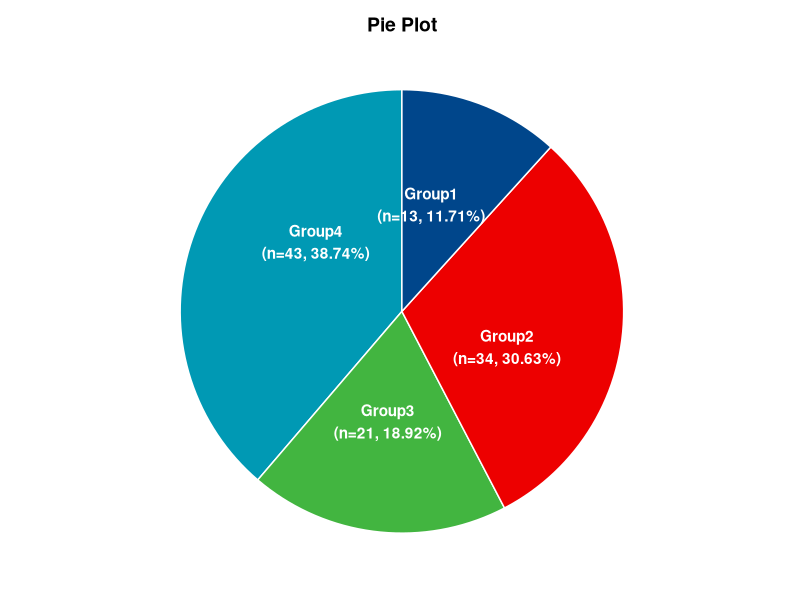

This chart was generated by the following R code:
## ---- chunk 1
# 安装包
if (!requireNamespace("ggplot2", quietly = TRUE)) {
  install.packages("ggplot2")
}
if (!requireNamespace("dplyr", quietly = TRUE)) {
  install.packages("dplyr")
}

# 加载包
library(ggplot2)
library(dplyr)
## ---- chunk 2
# 加载数据
data <- read.delim("files/Hiplot/141-pie-data.txt", header = T)

# 整理数据格式
colnames(data) <- c("Group", "Value")
data <- data %>%
  arrange(desc(Group)) %>%
  mutate(prop = Value / sum(data$Value) * 100) %>%
  mutate(ypos = Value / length(unique(Group)) +
           c(0, cumsum(Value)[-length(Value)]) + 5)

# 查看数据
head(data)
## ---- chunk 3
#| label: fig-1pie
#| fig-cap: "饼图"
#| out.width: "95%"
#| fig-height: 5
#| fig-width: 6
#| warning: false
#| error: false
#| message: false

# 饼图
p <- ggplot(data, aes(x = "", y = Value, fill = Group)) +
  geom_col(width = 1) +
  geom_bar(stat = "identity", width = 1, color = "white") +
  geom_text(aes(y = ypos, 
                label = sprintf("%s\n(n=%s, %s%%)", Group, Value,
                                round(Value / sum(data$Value) * 100, 2))), 
            color = "white", fontface = "bold") +
  coord_polar(theta = "y", start = 0, direction = -1) +
  guides(fill = guide_legend(title = "Group")) +
  scale_fill_discrete(
    breaks = data$Group,
    labels = paste(data$Group," (", round(data$Value / sum(data$Value) * 100, 2),
                   "%)", sep = "")) +
  scale_fill_manual(values = c("#00468BFF","#ED0000FF","#42B540FF","#0099B4FF")) +
  ggtitle("Pie Plot") + 
  theme_minimal() +
  theme(
    axis.title.x = element_blank(),
    axis.title.y = element_blank(),
    axis.text.x = element_blank(),
    axis.text.y = element_blank(),
    panel.border = element_blank(),
    panel.grid = element_blank(),
    axis.ticks = element_blank(),
    plot.title = element_text(size = 14, face = "bold",
                              hjust = 0.5, vjust = -1),
    legend.position = "none"
  )
    
  
p
